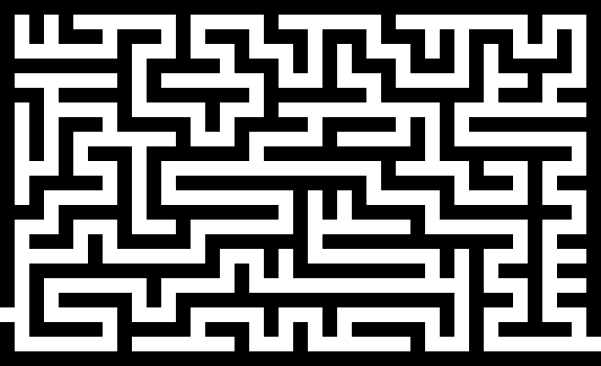
%> input picture maze2.png, 601 x 366 px
$ octave Map1.m   (GNU Octave 9; MATLAB toolbox functions it lacks are replaced by stand-ins)
%> lines starting %> are read from the running program, lines starting %| are printed output that depends on the picture; in (x1, y1, x2, y2) boxes, pixels count from 0 and x2, y2 are one past the last pixel; in counts of white or black regions, pixels touching at a corner belong together; the program's own positions count from 1
%% Maze 1
close all;
a = imread('Maze2.PNG');
%> a is the input picture: size 366x601x3 uint8; min 0, max 255, mean 119.7
Map = a;
MAPSIZE1 = size(Map);
%> MAPSIZE1 = [366 601 3]
Map = imresize(Map, 0.2);
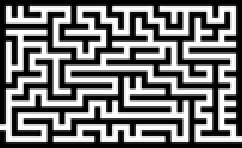
%> Map: size 74x121x3 uint8 (shown 2 times larger); min 0, max 255, mean 119.7
Map = im2bw(Map);
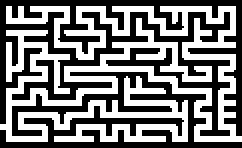
%> Map: size 74x121 logical (shown 2 times larger); 47.4% white; 1 white region, box (x1, y1, x2, y2) and area: (0, 3, 121, 71) 4244
MAPSIZE2 = size(Map);
%> MAPSIZE2 = [74 121]
imtool(Map);

column_ratio = MAPSIZE1(2)/MAPSIZE2(2);
%> column_ratio = 4.97
row_ratio = MAPSIZE1(1)/MAPSIZE2(1);
%> row_ratio = 4.95

current_L = [112, 112];
goal_L = [8, 55];

%% Maze 2
a = imread('maze2.png');
a = imresize(a, 0.25);
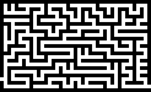
%> a: size 92x151x3 uint8; min 0, max 255, mean 119.7
a = im2bw(a);
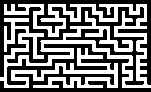
%> a: size 92x151 logical; 46.2% white; 1 white region, box (x1, y1, x2, y2) and area: (0, 4, 151, 88) 6425
Map = a;

current_L = [313, 6];
goal_L = [341, 598];

current_L = [80, 3];
goal_L = [87, 151];

%% 14 x 14 Map
Map = [1, 1, 1, 1, 1, 1, 1, 1, 0, 1, 1, 1, 0, 0;
 0, 1, 0, 1, 0, 0, 0, 1, 0, 1, 0, 1, 0, 0;
 0, 1, 0, 1, 0, 0, 0, 1, 0, 1, 0, 1, 0, 0;
 0, 1, 0, 1, 0, 0, 0, 1, 0, 1, 0, 1, 0, 0;
 0, 1, 0, 1, 0, 0, 0, 1, 0, 1, 0, 1, 1, 1;
 0, 1, 0, 1, 0, 0, 0, 1, 0, 1, 0, 0, 0, 1;
 0, 1, 0, 1, 0, 0, 0, 1, 0, 1, 0, 1, 1, 1;
 0, 1, 0, 1, 0, 0, 0, 1, 0, 1, 0, 1, 0, 0;
 0, 1, 0, 1, 0, 0, 0, 1, 0, 1, 0, 1, 1, 1;
 0, 1, 0, 1, 0, 0, 0, 1, 0, 1, 0, 0, 0, 1;
 0, 1, 0, 1, 0, 0, 0, 1, 0, 1, 0, 1, 1, 1;
 0, 1, 0, 1, 0, 0, 0, 1, 0, 1, 0, 1, 0, 0;
 0, 1, 0, 1, 0, 0, 0, 1, 0, 1, 0, 1, 0, 0;
 0, 1, 0, 1, 0, 0, 0, 1, 1, 1, 0, 1, 1, 1];

 current_L = [1, 1];
 goal_L = [14, 14];

 %% 5 x 5 Map

 Map = [1 1 1 1 1;
  1 1 0 1 1;
  1 0 0 0 1;
  1 1 0 1 1;
  1 1 1 1 1]

current_L = [1 1];
goal_L = [5 5];

%% Map with no obstacles
Map = ones(100, 100);
current_L = [50, 50];
goal_L = [75, 75];

$ run again, with maze.png copied over maze2.png
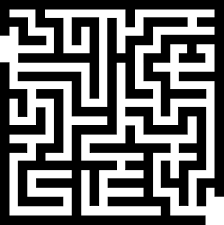
%> input picture maze.png, 224 x 225 px
%> a is the input picture: size 225x224x3 uint8; min 0, max 255, mean 113.1
%> `Map = im2bw(Map);`:
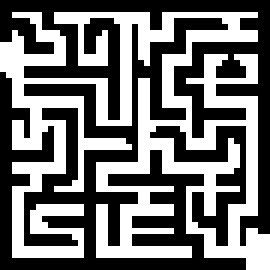
%> Map: size 45x45 logical (shown 6 times larger); 44.3% white in thin lines or dots
%> `a = im2bw(a);`:
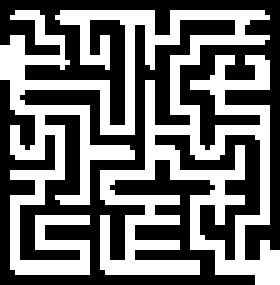
%> a: size 57x56 logical (shown 5 times larger); 44.6% white in thin lines or dots
